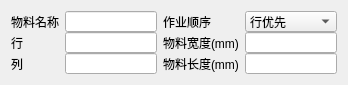
       <widget class="QWidget" name="layoutWidget">
        <property name="geometry">
         <rect>
          <x>30</x>
          <y>10</y>
          <width>331</width>
          <height>81</height>
         </rect>
        </property>
        <layout class="QGridLayout" name="gridLayout_3">
         <property name="horizontalSpacing">
          <number>6</number>
         </property>
         <property name="verticalSpacing">
          <number>0</number>
         </property>
         <item row="0" column="0">
          <widget class="QLabel" name="label">
           <property name="text">
            <string>物料名称</string>
           </property>
          </widget>
         </item>
         <item row="0" column="1">
          <widget class="QLineEdit" name="le_item_name">
           <property name="minimumSize">
            <size>
             <width>92</width>
             <height>21</height>
            </size>
           </property>
           <property name="maximumSize">
            <size>
             <width>92</width>
             <height>16777215</height>
            </size>
           </property>
          </widget>
         </item>
         <item row="0" column="2">
          <widget class="QLabel" name="label_5">
           <property name="text">
            <string>作业顺序</string>
           </property>
          </widget>
         </item>
         <item row="0" column="3">
          <widget class="QComboBox" name="cb_order">
           <property name="minimumSize">
            <size>
             <width>92</width>
             <height>21</height>
            </size>
           </property>
           <property name="maximumSize">
            <size>
             <width>92</width>
             <height>16777215</height>
            </size>
           </property>
           <item>
            <property name="text">
             <string>行优先</string>
            </property>
           </item>
           <item>
            <property name="text">
             <string>列优先</string>
            </property>
           </item>
          </widget>
         </item>
         <item row="1" column="0">
          <widget class="QLabel" name="label_3">
           <property name="text">
            <string>行</string>
           </property>
          </widget>
         </item>
         <item row="1" column="1">
          <widget class="QLineEdit" name="le_item_row">
           <property name="minimumSize">
            <size>
             <width>92</width>
             <height>21</height>
            </size>
           </property>
           <property name="maximumSize">
            <size>
             <width>92</width>
             <height>16777215</height>
            </size>
           </property>
          </widget>
         </item>
         <item row="1" column="2">
          <widget class="QLabel" name="label_6">
           <property name="text">
            <string>物料宽度(mm)</string>
           </property>
          </widget>
         </item>
         <item row="1" column="3">
          <widget class="QLineEdit" name="le_item_wide">
           <property name="minimumSize">
            <size>
             <width>92</width>
             <height>21</height>
            </size>
           </property>
           <property name="maximumSize">
            <size>
             <width>92</width>
             <height>16777215</height>
            </size>
           </property>
          </widget>
         </item>
         <item row="2" column="0">
          <widget class="QLabel" name="label_4">
           <property name="text">
            <string>列</string>
           </property>
          </widget>
         </item>
         <item row="2" column="1">
          <widget class="QLineEdit" name="le_item_cols">
           <property name="minimumSize">
            <size>
             <width>92</width>
             <height>21</height>
            </size>
           </property>
           <property name="maximumSize">
            <size>
             <width>92</width>
             <height>16777215</height>
            </size>
           </property>
          </widget>
         </item>
         <item row="2" column="2">
          <widget class="QLabel" name="label_7">
           <property name="text">
            <string>物料长度(mm)</string>
           </property>
          </widget>
         </item>
         <item row="2" column="3">
          <widget class="QLineEdit" name="le_item_hight">
           <property name="minimumSize">
            <size>
             <width>92</width>
             <height>21</height>
            </size>
           </property>
           <property name="maximumSize">
            <size>
             <width>92</width>
             <height>16777215</height>
            </size>
           </property>
          </widget>
         </item>
        </layout>
       </widget>
